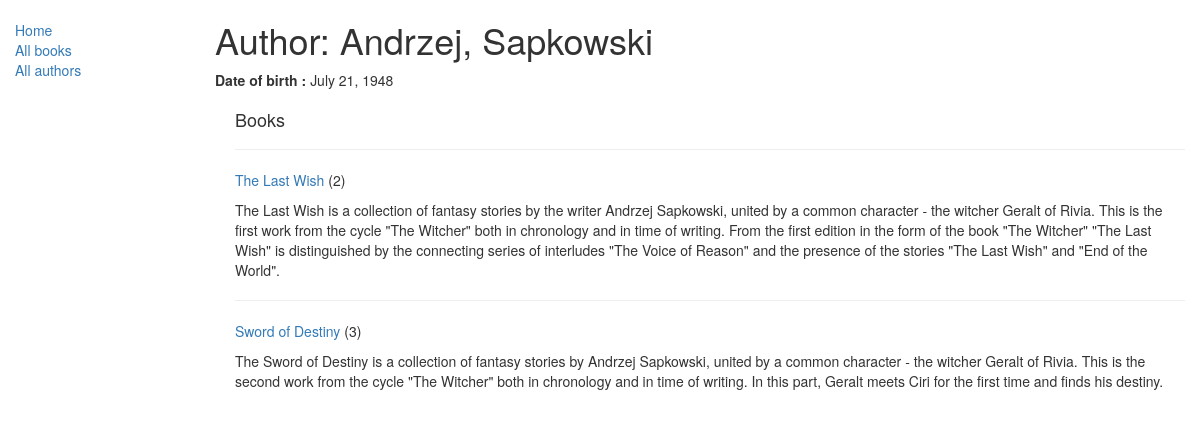
/catalog/author/2, run on the app's committed database.
### catalog/models.py (models this page shows, shortened)
class Author(models.Model):
    first_name = models.CharField(max_length=100)
    last_name = models.CharField(max_length=100)
    date_of_birth = models.DateField(null=True, blank=True)
    date_of_death = models.DateField('Died', null=True, blank=True)

class Book(models.Model):
    title = models.CharField(max_length=200)
    author = models.ForeignKey('Author', on_delete=models.SET_NULL, null=True)
    summary = models.TextField(max_length=1000, help_text="Enter a brief description of the book")
    isbn = models.CharField('ISBN',max_length=13, help_text='13 Character <a href="https://www.isbn-international.org/content/what-isbn">ISBN number</a>')
    genre = models.ManyToManyField(Genre, help_text="Select a genre for this book")
    def __str__(self):
        return self.title
    def display_genre(self):
        """
        Creates a string for the Genre. This is required to display genre in Admin.
        """
        return ', '.join([ genre.name for genre in self.genre.all()[:3] ])
    display_genre.short_description = 'Genre'
    def get_absolute_url(self):
        return reverse('book-detail', args=[str(self.id)])

### catalog/views.py (the view)
# urls.py: url(r'^author/(?P<pk>\d+)$', views.AuthorDetailView.as_view(), name='author-detail'),
class AuthorDetailView(generic.DetailView):
    model = Author

### catalog/templates/catalog/author_detail.html (shortened to what this page needs)
{% extends "base_generic.html" %}
{% block content %}
  <h1>Author: {{ author.first_name}}, {{author.last_name}}</h1>
  <p><strong>Date of birth :</strong> {{author.date_of_birth}}</a></p>
  <div style="margin-left:20px;margin-top:20px">
    <h4>Books</h4>
    {% for book in author.book_set.all %}
    <hr>
    <p> <a href="{{ book.get_absolute_url }}">{{book}} </a> ({{book.bookinstance_set.count}})</p>
    <p>{{book.summary}}</p>
    {% endfor %}
  </div>
{% endblock %}

### data on the page
Author: first_name "Andrzej", last_name "Sapkowski", date_of_birth "July 21, 1948"
Book: title "The Last Wish", bookinstance_set.count "2", summary "The Last Wish is a collection of fantasy stories by the writer Andrzej Sapkowski, united by a common character - the witcher Geralt of Rivia. This is the first work from the cycle \"The Witcher\" both in chronology and in time of writing. From the first edition in the form of the book \"The Witcher\" \"The Last Wish\" is distinguished by the connecting series of interludes \"The Voice of Reason\" and the presence of the stories \"The Last Wish\" and \"End of the World\"."
Book: title "Sword of Destiny", bookinstance_set.count "3", summary "The Sword of Destiny is a collection of fantasy stories by Andrzej Sapkowski, united by a common character - the witcher Geralt of Rivia. This is the second work from the cycle \"The Witcher\" both in chronology and in time of writing. In this part, Geralt meets Ciri for the first time and finds his destiny."
